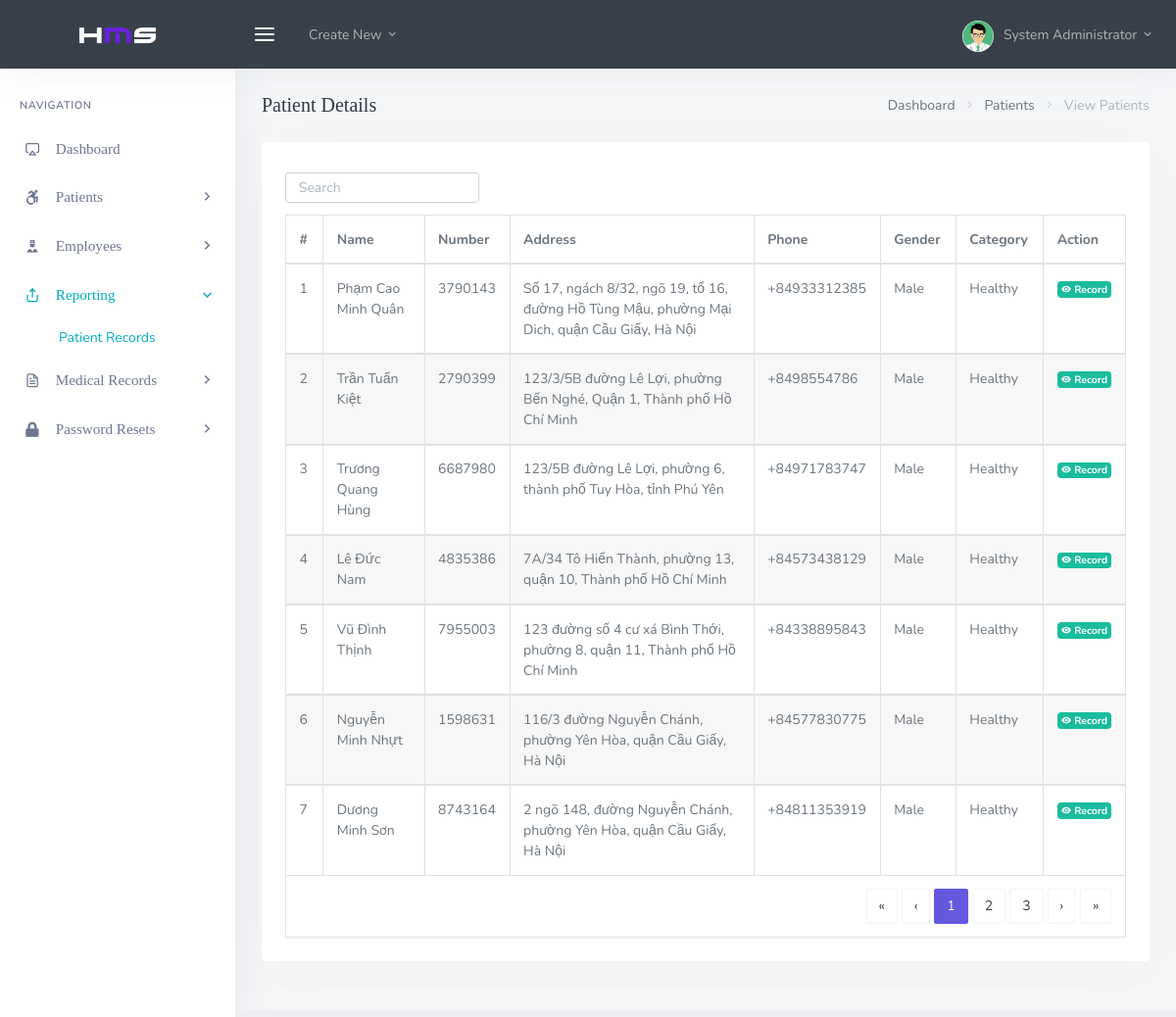
Screenshot of /backend/admin/his_admin_inpatient_records.php (signed in) with the database file from the repository.
### tables this page shows
CREATE TABLE `his_admin` (
  `ad_id` int(20) NOT NULL,
  `ad_fname` varchar(200) DEFAULT NULL,
  `ad_lname` varchar(200) DEFAULT NULL,
  `ad_email` varchar(200) DEFAULT NULL,
  `ad_pwd` varchar(200) DEFAULT NULL,
  `ad_dpic` varchar(200) DEFAULT NULL
);

CREATE TABLE `patient` (
  `Patient_ID` int(255) NOT NULL,
  `Gender` varchar(10) NOT NULL,
  `Address` varchar(255) NOT NULL,
  `Full_Name` varchar(255) NOT NULL,
  `Phone` varchar(255) NOT NULL,
  `Identity_Number` int(255) NOT NULL,
  `Date` date DEFAULT NULL,
  `Current_Condition` varchar(255) NOT NULL,
  `Nurse_ID` int(255) NOT NULL,
  `Staff_ID` int(255) NOT NULL,
  `Room_ID` int(255) NOT NULL
);

### backend/admin/his_admin_inpatient_records.php (the view, shortened to what this page needs)
<?php
  include('assets/inc/config.php');
?>
<!DOCTYPE html>
<html lang="en">
<?php include('assets/inc/head.php');?>
    <body>
        <div id="wrapper">
                <?php include('assets/inc/nav.php');?>
                <?php include("assets/inc/sidebar.php");?>
            <div class="content-page">
                <div class="content">
                    <div class="container-fluid">
                        <div class="row">
                            <div class="col-12">
                                <div class="page-title-box">
                                    <div class="page-title-right">
                                        <ol class="breadcrumb m-0">
                                            <li class="breadcrumb-item"><a href="javascript: void(0);">Dashboard</a></li>
                                            <li class="breadcrumb-item"><a href="javascript: void(0);">Patients</a></li>
                                            <li class="breadcrumb-item active">View Patients</li>
                                        </ol>
                                    </div>
                                    <h4 class="page-title">Patient Details</h4>
                                </div>
                            </div>
                        </div>
                        <div class="row">
                            <div class="col-12">
                                <div class="card-box">
                                    <div class="mb-2">
                                        <div class="row">
                                            <div class="col-12 text-sm-center form-inline" >
                                                <div class="form-group">
                                                    <input id="demo-foo-search" type="text" placeholder="Search" class="form-control form-control-sm" autocomplete="on">
                                                </div>
                                            </div>
                                        </div>
                                    </div>
                                    <div class="table-responsive">
                                        <table id="demo-foo-filtering" class="table table-bordered toggle-circle mb-0" data-page-size="7">
                                            <thead>
                                            <tr>
                                                <th>#</th>
                                                <th data-toggle="true">Name</th>
                                                <th data-hide="phone">Number</th>
                                                <th data-hide="phone">Address</th>
                                                <th data-hide="phone">Phone</th>
                                                <th data-hide="phone">Gender</th>
                                                <th data-hide="phone">Category</th>
                                                <th data-hide="phone">Action</th>
                                            </tr>
                                            </thead>
                                            <?php
                                                $ret="SELECT * FROM  patient ORDER BY RAND()  ";
                                                $stmt= $mysqli->prepare($ret) ;
                                                $stmt->execute() ;
                                                $res=$stmt->get_result();
                                                $cnt=1;
                                                while($row=$res->fetch_object())
                                                {
                                            ?>
                                                <tbody>
                                                <tr>
                                                    <td><?php echo $cnt;?></td>
                                                    <td><?php echo $row->Full_Name;?></td>
                                                    <td><?php echo $row->Identity_Number;?></td>
                                                    <td><?php echo $row->Address;?></td>
                                                    <td><?php echo $row->Phone;?></td>
                                                    <td><?php echo $row->Gender?></td>
                                                    <td><?php echo $row->Current_Condition?></td>
                                                    <td><a href="record_patient.php?Patient_ID=<?php echo $row->Patient_ID; ?>&Identity_Number=<?php echo $row->Identity_Number; ?>" class="badge badge-success"><i class="mdi mdi-eye"></i> Record</a></td>
                                                </tr>
                                                </tbody>
                                            <?php  $cnt = $cnt +1 ; }?>
                                            <tfoot>
                                            <tr class="active">
                                                <td colspan="8">
                                                    <div class="text-right">
                                                        <ul class="pagination pagination-rounded justify-content-end footable-pagination m-t-10 mb-0"></ul>
                                                    </div>
                                                </td>
                                            </tr>
                                            </tfoot>
                                        </table>
                                    </div>
                                </div>
                            </div>
                        </div>
                    </div>
                </div>
            </div>
        </div>
    </body>
</html>

### backend/admin/assets/inc/nav.php (shortened to what this page needs)
<?php
    $aid=$_SESSION['ad_id'];
    $ret="select * from his_admin where ad_id=?";
    $stmt= $mysqli->prepare($ret) ;
    $stmt->bind_param('i',$aid);
    $stmt->execute() ;
    $res=$stmt->get_result();
    while($row=$res->fetch_object())
    {
?>
    <div class="navbar-custom">
        <ul class="list-unstyled topnav-menu float-right mb-0">
            <li class="d-none d-sm-block">
            </li>
            <li class="dropdown notification-list">
                <a class="nav-link dropdown-toggle nav-user mr-0 waves-effect waves-light" data-toggle="dropdown" href="#" role="button" aria-haspopup="false" aria-expanded="false">
                    <img src="assets/images/users/<?php echo $row->ad_dpic;?>" alt="dpic" class="rounded-circle">
                    <span class="pro-user-name ml-1">
                        <?php echo $row->ad_fname;?> <?php echo $row->ad_lname;?> <i class="mdi mdi-chevron-down"></i>
                    </span>
                </a>
            </li>
        </ul>
        <div class="logo-box">
            <a href="his_admin_dashboard.php" class="logo text-center">
                <span class="logo-lg">
                    <img src="assets/images/logo-light.png" alt="" height="18">
                </span>
            </a>
        </div>
        <ul class="list-unstyled topnav-menu topnav-menu-left m-0">
            <li>
                <button class="button-menu-mobile waves-effect waves-light">
                    <i class="fe-menu"></i>
                </button>
            </li>
            <li class="dropdown d-none d-lg-block">
                <a class="nav-link dropdown-toggle waves-effect waves-light" data-toggle="dropdown" href="#" role="button" aria-haspopup="false" aria-expanded="false">
                    Create New
                    <i class="mdi mdi-chevron-down"></i>
                </a>
            </li>
        </ul>
    </div>
<?php }?>

### rows the page displays
his_admin: ad_dpic (picture), ad_fname "System", ad_lname "Administrator"
patient: Full_Name "Phạm Cao Minh Quân", Identity_Number "3790143", Address "Số 17, ngách 8/32, ngõ 19, tổ 16, đường Hồ Tùng Mậu, phường Mại Dich, quận Cầu Giấy, Hà Nội", Phone "+84933312385", Gender "Male", Current_Condition "Healthy"
patient: Full_Name "Trần Tuấn Kiệt", Identity_Number "2790399", Address "123/3/5B đường Lê Lợi, phường Bến Nghé, Quận 1, Thành phố Hồ Chí Minh", Phone "+8498554786", Gender "Male", Current_Condition "Healthy"
patient: Full_Name "Trương Quang Hùng", Identity_Number "6687980", Address "123/5B đường Lê Lợi, phường 6, thành phố Tuy Hòa, tỉnh Phú Yên", Phone "+84971783747", Gender "Male", Current_Condition "Healthy"
patient: Full_Name "Lê Đức Nam", Identity_Number "4835386", Address "7A/34 Tô Hiến Thành, phường 13, quận 10, Thành phố Hồ Chí Minh", Phone "+84573438129", Gender "Male", Current_Condition "Healthy"
patient: Full_Name "Vũ Đình Thịnh", Identity_Number "7955003", Address "123 đường số 4 cư xá Bình Thới, phường 8, quận 11, Thành phố Hồ Chí Minh", Phone "+84338895843", Gender "Male", Current_Condition "Healthy"
patient: Full_Name "Nguyễn Minh Nhựt", Identity_Number "1598631", Address "116/3 đường Nguyễn Chánh, phường Yên Hòa, quận Cầu Giấy, Hà Nội", Phone "+84577830775", Gender "Male", Current_Condition "Healthy"
patient: Full_Name "Dương Minh Sơn", Identity_Number "8743164", Address "2 ngõ 148, đường Nguyễn Chánh, phường Yên Hòa, quận Cầu Giấy, Hà Nội", Phone "+84811353919", Gender "Male", Current_Condition "Healthy"
